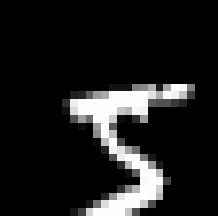
#> input picture Assignment 2/Test Dataset/image 0.png, 218 x 216 px
$ python assignment2.py 'Test Dataset' 'Test Dataset/image 0.png'   (older library calls are emulated)
#> lines starting #> are read from the running program, lines starting #| are printed output that depends on the picture
import os
import sys
import cv2
import numpy as np
import math
import random

# Get the directory path from command line arguments
dir_path = sys.argv[1]

# Name the output panorama file
name = sys.argv[2]

# Loop through all the files in the directory
images = []
gr_imgs = []

path = []
for filename in os.listdir(dir_path):
    # Check if the file is an image
    if filename.endswith('.jpg') or filename.endswith('.png'):
        # Read the image using OpenCV
        img_path = os.path.join(dir_path, filename)
        path.append(img_path)

path = sorted(path, key=lambda x: int(x.split()[-1][:-4]))


for i in range(len(path)):
    img = cv2.imread(path[i])
#> img is the input picture: shape (216, 218, 3); min 0, max 255, mean 29.2
    gr_img = cv2.imread(path[i], cv2.IMREAD_GRAYSCALE)
#> gr_img: shape (216, 218); min 0, max 255, mean 29.2
    images.append(img)
    gr_imgs.append(gr_img)


def get_corners(img):

    # sigma = 3
    gaussian = np.array([[0.01134374, 0.08381951, 0.01134374],
                [0.08381951, 0.61934703, 0.08381951],
                [0.01134374, 0.08381951, 0.01134374]])
    img = cv2.filter2D(img, -1, gaussian)

    # Compute the derivatives
    dx2 = cv2.Sobel(img, cv2.CV_64F, 2, 0, ksize=3)
    dy2 = cv2.Sobel(img, cv2.CV_64F, 0, 2, ksize=3)
    dxy = cv2.Sobel(img, cv2.CV_64F, 1, 1, ksize=3)

    # Apply Gaussian filter to the products of derivatives
    ksize = 3  # Kernel size for the Gaussian filter
    sigma = 1  # Standard deviation for the Gaussian filter
    dx2 = cv2.GaussianBlur(dx2, (ksize, ksize), sigma)
    dy2 = cv2.GaussianBlur(dy2, (ksize, ksize), sigma)
    dxy = cv2.GaussianBlur(dxy, (ksize, ksize), sigma)

    s0, s1 = img.shape

    corner_response = np.zeros(img.shape)

    k = 0.15
    for i in range(1, s0-1, 2):
        for j in range(1, s1-1, 2):
            win_dx2 = dx2[i-2:i+3, j-2:j+3]
            win_dy2 = dy2[i-2:i+3, j-2:j+3]
            win_dxy = dxy[i-2:i+3, j-2:j+3]
            s_x2 = np.sum(win_dx2)
            s_y2 = np.sum(win_dy2)
            s_xy = np.sum(win_dxy)
            det = (s_x2 * s_y2) - (s_xy * s_xy)
            tr = s_x2 + s_y2
            R = det - (k * tr * tr)
            corner_response[i][j] = R


    # Threshold the corner response image
    threshold = 0.12 * corner_response.max()
    corners = np.zeros_like(corner_response)
    corners[corner_response > threshold] = 255
    # corners[corner_response < threshold] = 0
    return corners

# Finding the difference between two patches
def ssd(patch1, patch2):
    return np.sum((patch1 - patch2) ** 2)

def ransac_affine(pts1, pts2):
    mean1 = np.mean(pts1, axis=0)
    mean2 = np.mean(pts2, axis=0)

    # Compute the centered keypoints
    pts1_centered = pts1 - mean1
    pts2_centered = pts2 - mean2

    # Compute the cross-covariance matrix
    cross_covariance = np.dot(pts1_centered.reshape(-1, 2).T, pts2_centered.reshape(-1, 2))

    # Compute the singular value decomposition of the cross-covariance matrix
    U, s, Vt = np.linalg.svd(cross_covariance)

    # Compute the rotation matrix and translation vector
    R = np.dot(Vt.T, U.T)
    t = mean1.T - np.dot(R, mean2.T)

    # Combine the rotation matrix and translation vector into a 3x3 affine matrix
    affine_matrix = np.zeros((3, 3))
    affine_matrix[:2, :2] = R
    affine_matrix[:2, 2] = t.reshape(-1)
    affine_matrix[2, 2] = 1.0

    # Extract the 2x3 affine transformation matrix from the 3x3 affine matrix
    affine_transform = affine_matrix[:2, :]

    return affine_transform

def best_affine(pts1, pts2, num_iterations, threshold):
    num_points = len(pts1)
    inlier_mask = np.zeros(num_points, dtype=bool)
    best_inlier_mask = np.zeros(num_points, dtype=bool)
    max_num_inliers = 0
    max_M = None

    for i in range(num_iterations):
        # Select a random sample of 3 matching points
        indices = np.random.choice(num_points, 3, replace=False)
        src_pts = np.float32([pts1[j] for j in indices])
        dst_pts = np.float32([pts2[j] for j in indices])

        # Compute the affine transformation matrix
        M = ransac_affine(src_pts, dst_pts)

        # Apply the affine transformation to all matching points in the second image
        transformed_pts = cv2.transform(np.float32([pts2]), M)

        # Calculate the Euclidean distances between the transformed points and their matches in the first image
        distances = np.sqrt(np.sum((transformed_pts - pts1)**2, axis=2)).flatten()

        # Mark points as inliers if their distance is below the threshold
        inliers = distances < threshold
        num_inliers = np.sum(inliers)

        # Update the inlier mask if the current transformation has more inliers than the previous best
        if num_inliers > max_num_inliers:
            max_num_inliers = num_inliers
            best_inlier_mask = inliers
            max_M = M

    # Used all the best inlier points to compute the affine transformation matrix
    src_pts = np.float32([pts1[j] for j in range(num_points) if best_inlier_mask[j]])
    dst_pts = np.float32([pts2[j] for j in range(num_points) if best_inlier_mask[j]])
    max_M = ransac_affine(src_pts, dst_pts)

    return max_M

thresh = 500
patch_size = (5, 5, 3)

img1 = None
img2 = None

im1 = None
im2 = None

for q in range(1, len(gr_imgs)):
    if q == 1:
        img1 = gr_imgs[0]
        img2 = gr_imgs[1]
        im1 = images[0]
        im2 = images[1]

    else:
        img2 = gr_imgs[q]
        im2 = images[q]

    corners1 = get_corners(img1)
    corners2 = get_corners(img2)

    corner1_pts = []
    for i in range(len(corners1)):
        for j in range(len(corners1[0])):
            if corners1[i][j] > 0:
                corner1_pts.append((j, i))

    corner2_pts = []
    for i in range(len(corners2)):
        for j in range(len(corners2[0])):
            if corners2[i][j] > 0:
                corner2_pts.append((j, i))

    corners1 = [[], []]
    for i in range(len(corner1_pts)):
        corners1[0].append(corner1_pts[i][0])
        corners1[1].append(corner1_pts[i][1])

    corners2 = [[], []]
    for i in range(len(corner2_pts)):
        corners2[0].append(corner2_pts[i][0])
        corners2[1].append(corner2_pts[i][1])

    corners1 = np.array(corners1)
    corners2 = np.array(corners2)

    matches = []

    for i in range(len(corner1_pts)):
        x, y = corner1_pts[i][0], corner1_pts[i][1]
        patch1 = im1[y-2:y+3, x-2:x+3]
        best_match = None
        best_ssd = np.inf

        # Hyperparameters that can be tuned according to the scenario
        y_r = y-350
        y_r2 = y+350

        x_r = x-350
        x_r2 = x+300

        for j in range(len(corner2_pts)):
            x2, y2 = corner2_pts[j][0], corner2_pts[j][1]
            if y2>=y_r and y2<=y_r2 and x2>=x_r and x2<=x_r2:
                patch2 = im2[y2-2:y2+3, x2-2:x2+3]
                if patch1.shape == patch_size and patch2.shape == patch_size:
                    ssd_val = ssd(patch1, patch2)
                    if ssd_val < best_ssd:
                        best_match = (x2, y2)
                        best_ssd = ssd_val
        if best_match is not None and best_ssd<thresh:
            matches.append((x, y, best_match[0], best_match[1], best_ssd))


    pts1 = []
    pts2 = []

    for i in range(len(matches)):
        pts1.append((matches[i][0], matches[i][1]))
        pts2.append((matches[i][2], matches[i][3]))

    pts1 = np.array(pts1)
    pts2 = np.array(pts2)

    affine_transform = best_affine(pts1, pts2, 15000, 5.0)

    panorama = None

    print(affine_transform)

    if round(affine_transform[0][2]) < 0 or round(affine_transform[1][2]) < 0:

        affine_transform[0][2] = -1 * affine_transform[0][2]
        affine_transform[1][2] = -1 * affine_transform[1][2]

        # Warp the second image using the computed t@ransformation
        panorama = cv2.warpAffine(im1, affine_transform, (im1.shape[1] + round(affine_transform[0][2]), im1.shape[0] + round(affine_transform[1][2])))

        # Place the first image onto the panorama
        panorama[:im2.shape[0], :im2.shape[1]] = im2

        #Proposed Change
        #panorama = cv2.warpAffine(im1, affine_transform, (im1.shape[1] + round(affine_transform[0][2])), (im1.shape[0] + round(affine_transform[1][2])))


    else:
        # Warp the second image using the computed transformation
        panorama = cv2.warpAffine(im2, affine_transform, (im2.shape[1] + round(affine_transform[0][2]), im1.shape[0] + round(affine_transform[1][2])))

        # Place the first image onto the panorama
        panorama[:im1.shape[0], :im1.shape[1]] = im1

        #Proposed Change
        #panorama = cv2.warpAffine(im1, affine_transform, (im1.shape[1] + round(affine_transform[0][2])), (im1.shape[0] + round(affine_transform[1][2])))


    im1 = panorama
    img1 = cv2.cvtColor(im1, cv2.COLOR_BGR2GRAY)
#> this loop made 1 pass
#> (corners1, corners2) on pass 1: ([[], []], [[], []])
#| [[ 9.99997437e-01 -2.25361879e-03  2.89199829e-01]
#|  [ 2.25363416e-03  9.99997497e-01  2.12491684e+01]]
#> pass 1, in get_corners, `dx2 = cv2.Sobel(img, cv2.CV_64F, 2, 0, ksize=3)`:
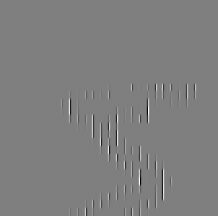
#> dx2: shape (216, 218) float64; min -672, max 672, mean 0; drawn with min black and max white
#> pass 1, in get_corners, `dy2 = cv2.Sobel(img, cv2.CV_64F, 0, 2, ksize=3)`:
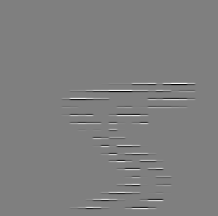
#> dy2: shape (216, 218) float64; min -696, max 696, mean 0; drawn with min black and max white
#> pass 1, in get_corners, `dxy = cv2.Sobel(img, cv2.CV_64F, 1, 1, ksize=3)`:
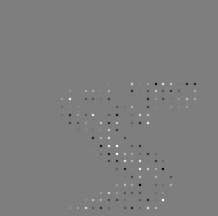
#> dxy: shape (216, 218) float64; min -143, max 146, mean 0; drawn with min black and max white
#> after the loop:
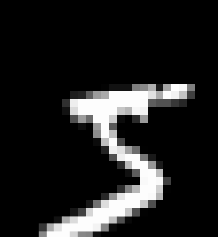
#> im1: shape (237, 218, 3); min 0, max 255, mean 32


cv2.imwrite(name+'.jpg', im1)
